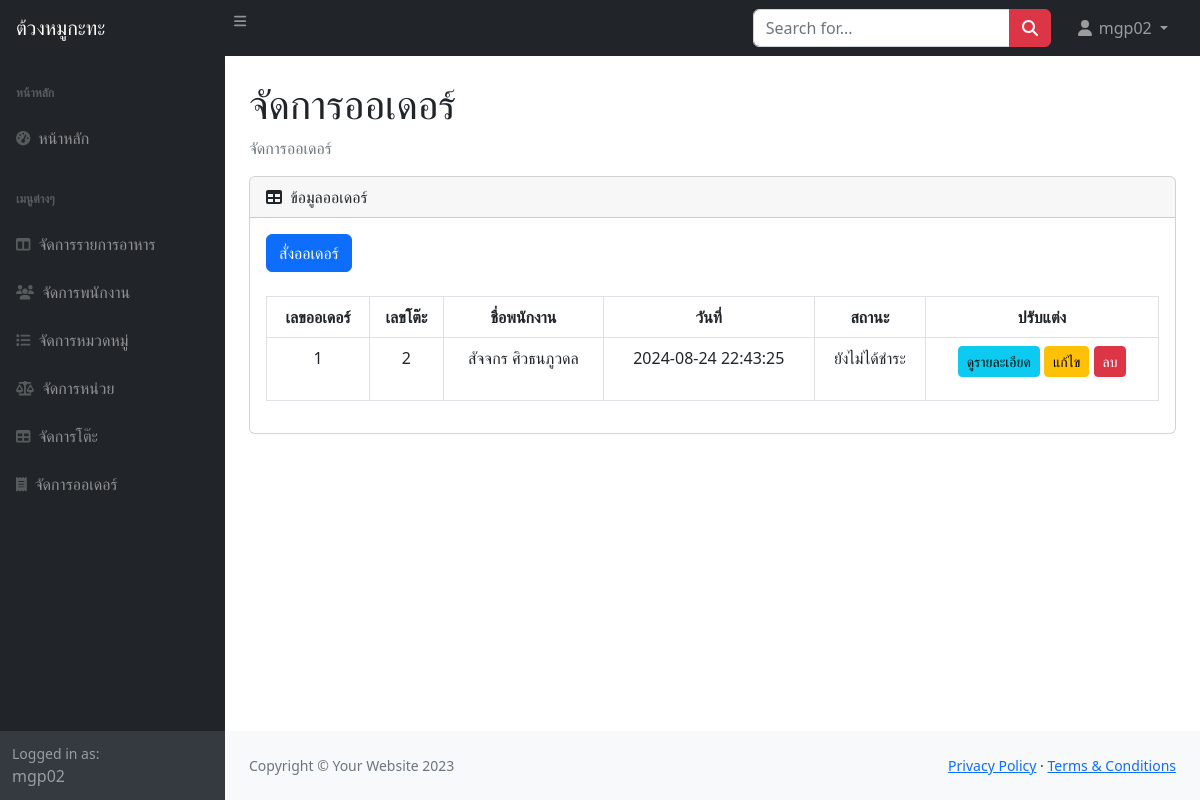
The page /manage_orders.php (signed in) on the database its author committed.
### tables this page shows
CREATE TABLE `orders` (
  `order_id` int(11) NOT NULL,
  `table_id` int(11) NOT NULL,
  `emp_id` int(11) NOT NULL,
  `order_date` datetime NOT NULL,
  `order_status` int(1) NOT NULL COMMENT '1=paid\r\n2=not paid'
);

CREATE TABLE `employees` (
  `emp_id` int(11) NOT NULL,
  `username` varchar(100) NOT NULL,
  `password` varchar(100) NOT NULL,
  `firstname` varchar(100) NOT NULL,
  `lastname` varchar(100) NOT NULL,
  `mail` varchar(100) NOT NULL,
  `location` text NOT NULL,
  `role` int(1) NOT NULL COMMENT '1=Owner\r\n2=Cashier\r\n3=Receptionist\r\n4=Kitchen',
  `status` int(1) NOT NULL
);

### manage_orders.php (the view, shortened to what this page needs)
<?php
include 'includes/db_connect.php';
$sql = "SELECT orders.order_id, orders.table_id, employees.firstname, employees.lastname, orders.order_date, orders.order_status
        FROM orders
        JOIN employees ON orders.emp_id = employees.emp_id";
$result = $conn->query($sql);
?>
<!DOCTYPE html>
<html lang="en">
<head>
    <link rel="stylesheet" href="https://cdn.jsdelivr.net/npm/bootstrap@5.2.3/dist/css/bootstrap.min.css">
    <link rel="stylesheet" href="css/styles.css">
</head>
<body class="sb-nav-fixed">
    <nav class="sb-topnav navbar navbar-expand navbar-dark bg-dark">
        <a class="navbar-brand ps-3" href="index.php">ต้วงหมูกะทะ</a>
        <button class="btn btn-link btn-sm order-1 order-lg-0 me-4 me-lg-0" id="sidebarToggle" href="#!"><i class="fas fa-bars"></i></button>
        <form class="d-none d-md-inline-block form-inline ms-auto me-0 me-md-3 my-2 my-md-0">
            <div class="input-group">
                <input class="form-control" type="text" placeholder="Search for..." aria-label="Search for..." aria-describedby="btnNavbarSearch" />
                <button class="btn btn-danger" id="btnNavbarSearch" type="button"><i class="fas fa-search"></i></button>
            </div>
        </form>
        <ul class="navbar-nav ms-auto ms-md-0 me-3 me-lg-4">
            <li class="nav-item dropdown">
                <a class="nav-link dropdown-toggle" id="navbarDropdown" href="#" role="button" data-bs-toggle="dropdown" aria-expanded="false">
                    <i class="fas fa-user fa-fw"></i>
                    <?php if (isset($_SESSION['username'])) : ?>
                        <?php echo $_SESSION['username']; ?>
                    <?php else : ?>
                        ผู้เยี่ยมชม
                    <?php endif; ?>
                </a>
            </li>
        </ul>
    </nav>
    <div id="layoutSidenav">
        <div id="layoutSidenav_nav">
            <nav class="sb-sidenav accordion sb-sidenav-dark" id="sidenavAccordion">
                <div class="sb-sidenav-menu">
                    <div class="nav">
                        <div class="sb-sidenav-menu-heading">หน้าหลัก</div>
                        <a class="nav-link" href="index.php">
                            <div class="sb-nav-link-icon"><i class="fas fa-tachometer-alt"></i></div>
                            หน้าหลัก
                        </a>
                        <div class="sb-sidenav-menu-heading">เมนูต่างๆ</div>
                        <a class="nav-link" href="manage_menu.php">
                            <div class="sb-nav-link-icon"><i class="fas fa-columns"></i></div>
                            จัดการรายการอาหาร
                        </a>
                        <a class="nav-link" href="manage_employees.php">
                            <div class="sb-nav-link-icon"><i class="fas fa-users"></i></div>
                            จัดการพนักงาน
                        </a>
                        <a class="nav-link" href="category.php">
                            <div class="sb-nav-link-icon"><i class="fas fas fa-list"></i></div>
                            จัดการหมวดหมู่
                        </a>
                        <a class="nav-link" href="unit.php">
                            <div class="sb-nav-link-icon"><i class="fas fa-balance-scale"></i></div>
                            จัดการหน่วย
                        </a>
                        <a class="nav-link" href="manage_tables.php">
                            <div class="sb-nav-link-icon"><i class="fas fa-table"></i></div>
                            จัดการโต๊ะ
                        </a>
                        <a class="nav-link" href="manage_orders.php">
                            <div class="sb-nav-link-icon"><i class="fas fa-receipt"></i></div>
                            จัดการออเดอร์
                        </a>
                    </div>
                </div>
                <div class="sb-sidenav-footer">
                    <div class="small">Logged in as:</div>
                    <?php if (isset($_SESSION['username'])) : ?>
                        <?php echo $_SESSION['username']; ?>
                    <?php else : ?>
                        Guest
                    <?php endif; ?>
                </div>
            </nav>
        </div>
        <div id="layoutSidenav_content">
            <main>
                <div class="container-fluid px-4">
                    <h1 class="mt-4">จัดการออเดอร์</h1>
                    <ol class="breadcrumb mb=4">
                        <li class="breadcrumb-item active">จัดการออเดอร์</li>
                    </ol>
                    <div class="card mb-4">
                        <div class="card-header">
                            <i class="fas fa-table me-1"></i>
                            ข้อมูลออเดอร์
                        </div>
                        <div class="card-body">
                            <div class="mb-4">
                                <a href="menu_order.php" class="btn btn-primary">สั่งออเดอร์</a>
                            </div>
                            <table id="datatablesSimple" class="table table-bordered">
                                <thead>
                                    <tr>
                                        <th style="text-align: center;">เลขออเดอร์</th>
                                        <th style="text-align: center;">เลขโต๊ะ</th>
                                        <th style="text-align: center;">ชื่อพนักงาน</th>
                                        <th style="text-align: center;">วันที่</th>
                                        <th style="text-align: center;">สถานะ</th>
                                        <th style="text-align: center;">ปรับแต่ง</th>
                                    </tr>
                                </thead>
                                <tbody>
                                    <?php
                                    $i = 1;
                                    while ($row = $result->fetch_assoc()) { ?>
                                        <tr>
                                            <td style="text-align: center;"><?php echo $i++; ?></td>
                                            <td style="text-align: center;"><?php echo $row['table_id']; ?></td>
                                            <td style="text-align: center;"><?php echo $row['firstname'] . ' ' . $row['lastname']; ?></td>
                                            <td style="text-align: center;"><?php echo $row['order_date']; ?></td>
                                            <td style="text-align: center;"><?php echo $row['order_status'] == 1 ? 'จ่ายแล้ว' : 'ยังไม่ได้ชำระ'; ?></td>
                                            <td style="text-align: center;">
                                                <a href="order_details.php?order_id=<?php echo $row['order_id']; ?>" class="btn btn-info btn-sm">ดูรายละเอียด</a>
                                                <a href="edit_order.php?id=<?php echo $row['order_id']; ?>" class="btn btn-warning btn-sm">แก้ไข</a>
                                                <button class="btn btn-danger btn-sm delete-btn" data-id="<?php echo $row['order_id']; ?>">ลบ</button>
                                            </td>
                                        </tr>
                                    <?php } ?>
                                </tbody>
                            </table>
                        </div>
                    </div>
                </div>
            </main>
            <footer class="py-4 bg-light mt-auto">
                <div class="container-fluid px-4">
                    <div class="d-flex align-items-center justify-content-between small">
                        <div class="text-muted">Copyright &copy; Your Website 2023</div>
                        <div>
                            <a href="#">Privacy Policy</a>
                            &middot;
                            <a href="#">Terms &amp; Conditions</a>
                        </div>
                    </div>
                </div>
            </footer>
        </div>
    </div>
</body>
</html>

### rows shown on the page
orders: table "2", emp.firstname "สัจจกร", emp.lastname "ศิวธนภูวดล", order_date "2024-08-24 22:43:25", order_status "ยังไม่ได้ชำระ"

### other values the page prints
$_SESSION['username'] "mgp02"
